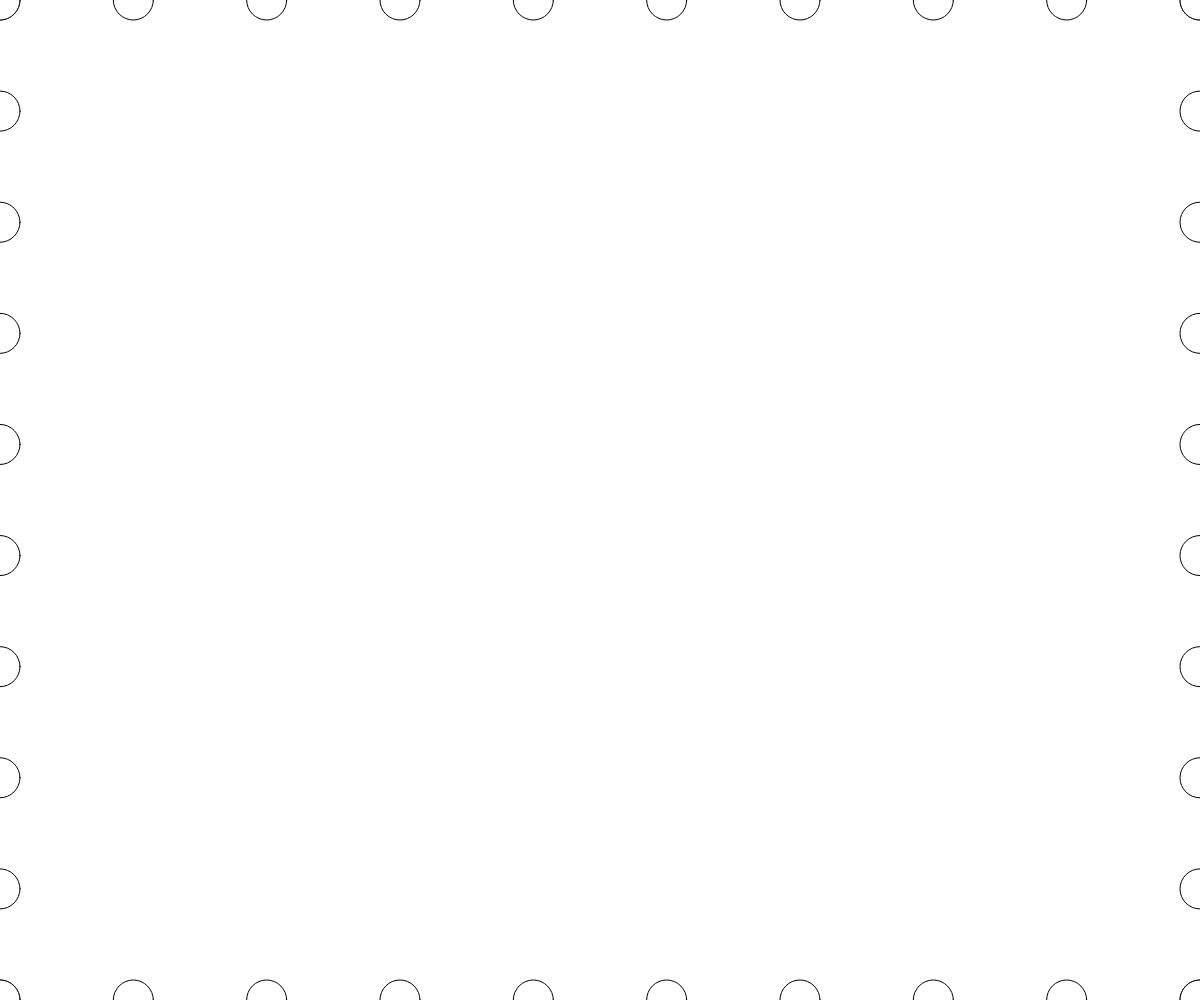
Frame 1 (no input)
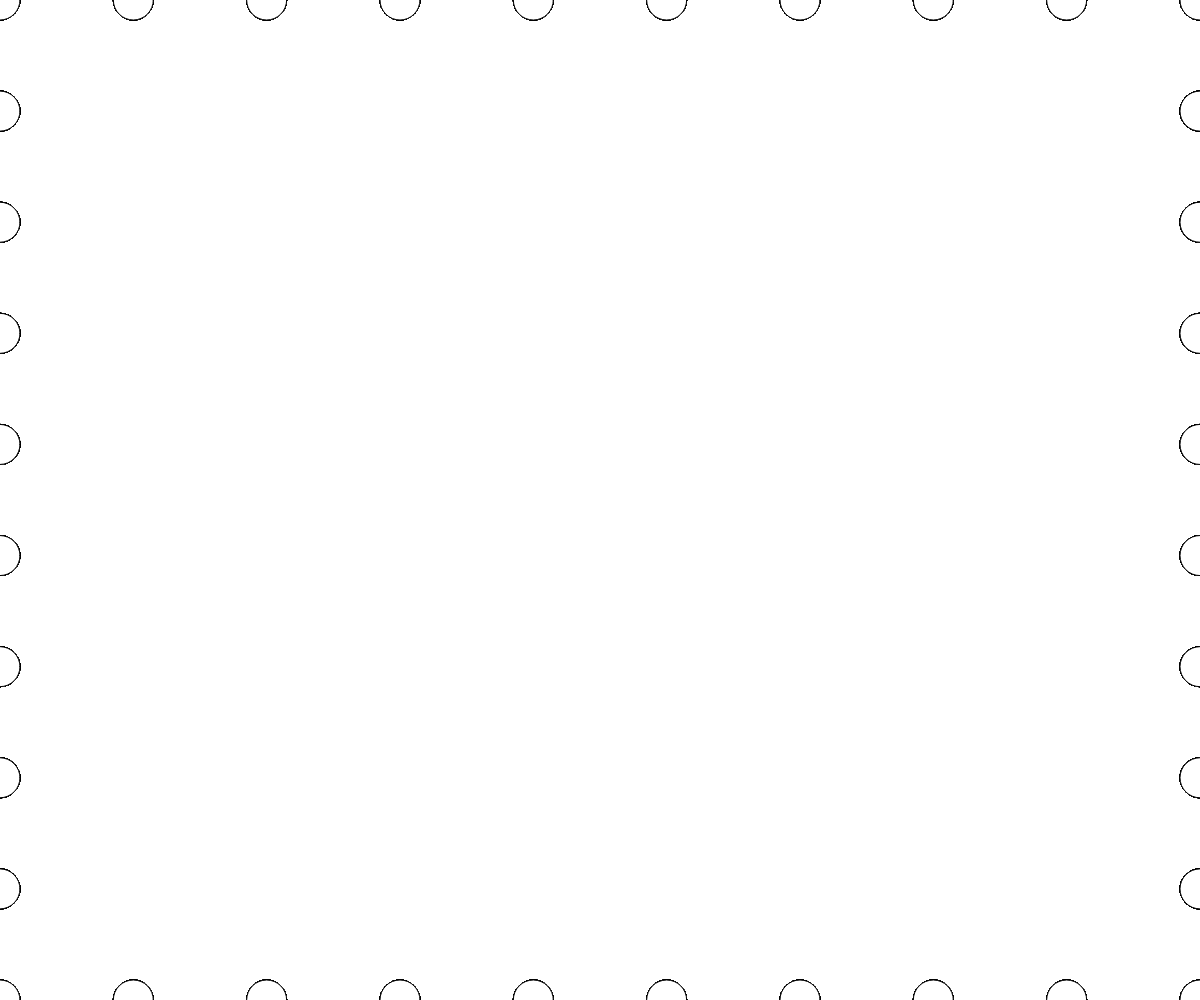
Frame 60 (no input)
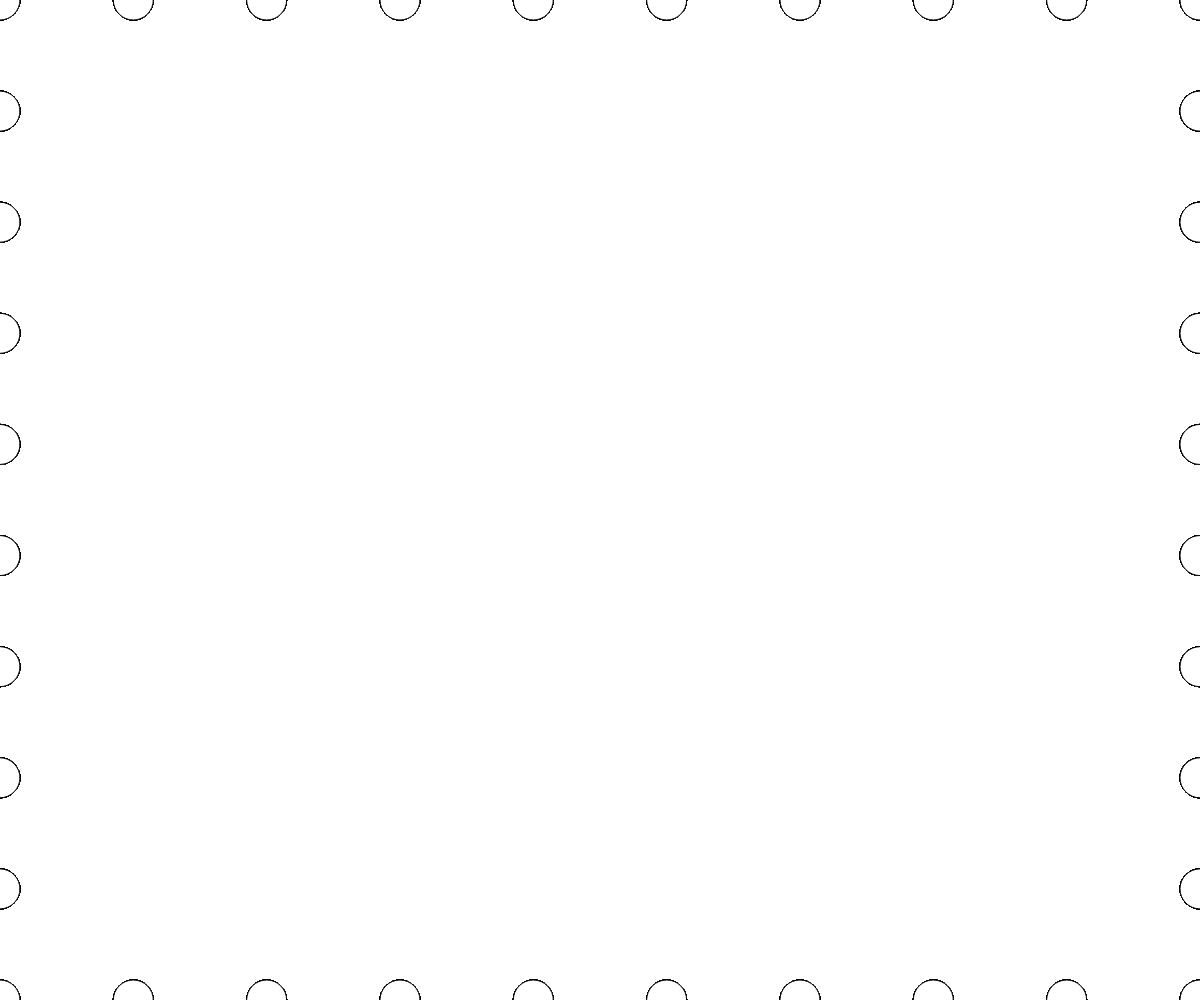
Frame 120 (the mouse pressed at the canvas centre since frame 60)

The p5.js sketch that drew these frames (run headless with seeded random() and noise() and a simulated clock; from frame 60 on, the mouse is pressed at the canvas centre):

// p5.js sketch
// ── sketch.js
// Drawing with Single Loops
// Ethan Meachem
// 2/24/2025



function setup() {
  createCanvas(windowWidth, windowHeight);
}

function draw() {
  circleOutline();
}

function circleOutline(){
  //use a loop (for or while) to draw a line of cirlces side by side
let d = 40;
let xyStart = 0;
let xEnd = width;
let yEnd = height


//top circle
for(let x = xyStart; x <= xEnd; x += width/9){
  circle(x, 0, d);
}
//right circles
for(let y = xyStart; y <= yEnd; y += height/9){
  circle(width,y,d);
}
//bottom circles
for(let x = xyStart; x <= xEnd; x += width/9){
  circle(x, height, d);
}
//left circles
for(let y = xyStart; y <= yEnd; y += height/9){
  circle(0,y,d);
}
}

function gradientBackground(){
let h = 1;
for(let y = 0; y < height; y += h){
  let mappedY = map(y,0,height,0,255)
  let reversedY = map(y,0,height,255, 0)
  noStroke();
  fill(mappedY, reversedY, mouseX)
  rect(0,y,width,h);

}

}
